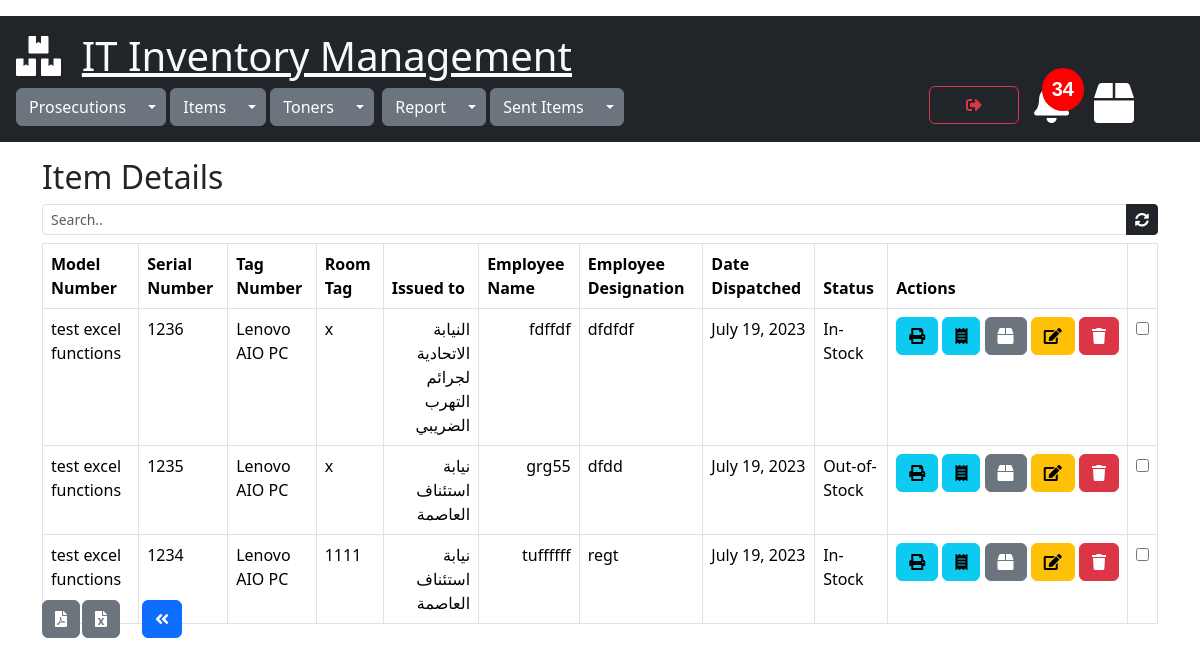
The app's page /items/view_items_details/168 (signed in), older data.
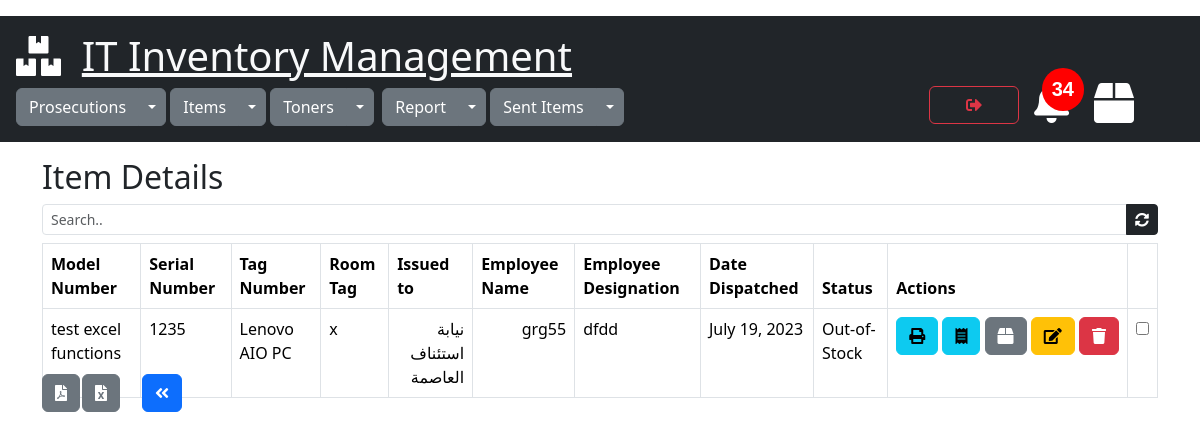
The same page, newer data.
### items/models.py (models this page shows)
class ItemDetails(models.Model):
    STATUS = [
        ('In-Stock', 'In-Stock'),
        ('Out-of-Stock', 'Out-of-Stock'),
        ('issued-to', 'issued-to')
    ]
    serial_no = models.CharField(max_length=500, null=True)
    tag_no = models.CharField(max_length=500, null=True)
    room_tag = models.CharField(max_length=500, null=True)
    status = models.CharField(max_length=30, default='In-stock', choices=STATUS)
    model_no = models.ForeignKey(Items, on_delete=models.CASCADE)
    issued_to = models.ForeignKey(Prosecutions, on_delete=models.CASCADE)
    employee_name = models.CharField(max_length=500, null=True)
    employee_designation = models.CharField(max_length=500, null=True)
    created = models.DateTimeField(default=timezone.now)
    date_dispatched = models.DateTimeField(default=timezone.now)
    cart_item = GenericRelation(CartItem, related_query_name='itemdetails')
    class Meta:
        ordering = ['-date_dispatched']

class Items(models.Model):
    model_no = models.CharField(max_length=300, null=True)
    description = models.CharField(max_length=500, null=True)
    total_qty = models.PositiveIntegerField(default=0, null=True)
    remaining_qty = models.PositiveIntegerField(default=0, null=True)
    created = models.DateTimeField(default=timezone.now)

### prosecutions/models.py (models this page shows)
class Prosecutions(models.Model):
    name = models.CharField(max_length=255)
    location = models.CharField(max_length=300,default="none")
    created = models.DateTimeField(default=timezone.now)

### items/views.py (the view)
# urls.py: path('view_items_details/<int:id>', views.view_items_details, name='view_items_details'),
@cache_control(no_cache=True, must_revalidate=True,no_store=True)
@login_required(login_url="login")
def view_items_details(request, id):
    itemdetails = ItemDetails.objects.filter(model_no=id)
    cartitem = CartItem.objects.all()
    joined_ids = [(o.object_id, o.content_type_id) for o in cartitem]
    itemdetails_content_type = ContentType.objects.get(app_label='items', model='itemdetails')
    content_type_id = itemdetails_content_type.id
    joined_ids = json.dumps(joined_ids)
    data_calc_cart_total = calc_cart_total(request)
    cart_total = data_calc_cart_total['cart_total']
    data_calc_toner_stock_alert = calc_toner_stock_alert(request)
    toner_stock_alert = data_calc_toner_stock_alert['toner_stock_alert_count']
    toner_under_fifteen = data_calc_toner_stock_alert['tonerstock']
    context = {"itemdetails": itemdetails, "joined_ids": joined_ids, "content_type_id": content_type_id,"item_id":id,"total":cart_total,
               "toner_stock_alert":toner_stock_alert,"toner_under_fifteen":toner_under_fifteen}
    return render(request, 'view_items_details.html', context)

### sent_items/utils.py (called while the page is built)
def get_total_cart_items(cart):
    cartitem = cart.cartitem_set.filter(selected=False, dispatched=False)
    total = cartitem.count()
    return total

def calc_cart_total(request):
    customer, created = Customer.objects.get_or_create(user=request.user)
    cart, created = Cart.objects.get_or_create(customer=customer, complete=False)
    items_in_cart = cart.cartitem_set.filter(selected=False, dispatched=False)
    cart_total = get_total_cart_items(cart)
    return {'cart_total':cart_total,'user_cart':cart,'items_in_cart':items_in_cart}

### toners/utils.py (called while the page is built)
def calc_toner_stock_alert(request):
    tonerstock=Toners.objects.filter(remaining_qty__lte=15)
    toner_stock_alert_count=tonerstock.count()
    return {"toner_stock_alert_count":toner_stock_alert_count,"tonerstock":tonerstock }

### items/templates/view_items_details.html (shortened to what this page needs)
{% extends 'mainpage.html' %}
{% load static %}
{% block content %}
<div class="container" xmlns="">
  <h2>Item Details</h2>
  <div class="input-group input-group-sm mb-2">
        <input class="form-control" id="search" type="text" placeholder="Search.." >
        <a href="{% url 'view_items_details' item_id %}" id="item_id" data-value="{{item_id}}" class="btn btn-dark btn-sm"><i class="fas fa-sync-alt"></i></a>
  </div>
  <div class="table-responsive">
      <table class="table table-bordered auto-width-table" id="myTable">
          <thead>
          <tr>
              <th>Model Number</th>
              <th>Serial Number</th>
              <th>Tag Number</th>
              <th>Room Tag </th>
              <th>Issued to</th>
              <th>Employee Name</th>
              <th>Employee Designation</th>
              <th>Date Dispatched</th>
              <th>Status</th>
              <th>Actions</th>
              <th></th>
          </tr>
          </thead>
          <tbody>
          {% for detail in itemdetails %}
          <tr id="{{detail.id}}" data-id="{{ detail.id }}">
              <td>{{detail.model_no.model_no}}</td>
              <td>{{detail.serial_no}}</td>
              <td>{{detail.tag_no}}</td>
              <td>{{detail.room_tag}}</td>
              <td class="right-to-left-text">{{detail.issued_to.name}}</td>
              <td class="right-to-left-text">{{detail.employee_name}}</td>
              <td >{{detail.employee_designation}}</td>
              <td>{{detail.date_dispatched.date}}</td>
              <td>{{detail.status}}</td>
              <td>
                  <div class="button-container">
                      <a href="{% url 'print_issue_vouchers' detail.id %}" target="_blank" rel="noopener noreferrer"
                         class="btn btn-info " data-bs-toggle="tooltip" data-bs-placement="bottom"
                         title="Print Issue Voucher"><i class="fas fa-print"></i></a>
                      <a href="{% url 'print_item_sent_invoice' detail.id %}" target="_blank" rel="noopener noreferrer"
                         class="btn btn-info " data-bs-toggle="tooltip" data-bs-placement="bottom"
                         title="Print Invoice"><i class="fas fa-receipt"></i></a>
                      <button onclick="getCartData('{{detail.id}}','add')" data-detail="{{detail.id}}" data-action="add"
                              class="btn btn-secondary addtodispatch" data-bs-toggle="tooltip"
                              data-bs-placement="bottom" title="Add To Dispatch"><i class="fas fa-box"></i></button>
                      <a href="{% url 'edit_item_details_form' detail.id %}" class="btn btn-warning"
                         data-bs-toggle="tooltip" data-bs-placement="bottom" title="Edit"><i
                              class="fas fa-edit"></i></a>
                      <a class="btn btn-danger" data-bs-toggle="modal"
                         data-bs-target="#delete-modal{{ detail.pk }}" data-bs-toggle="tooltip"
                         data-bs-placement="bottom" title="Delete"><i class="fas fa-trash"></i></a>
                  </div>
              </td>
              <td><input type="checkbox" name="detail_id[]" value="{{detail.id}}" id="bulk_delete_detail"></td>
          </tr>
          {% endfor %}
          </tbody>
      </table>
      <a href="{% url 'itemdetails_export_topdf' item_id %}"  rel="noopener noreferrer"  class="btn btn-secondary" id="btn-exporttopdf" data-bs-toggle="tooltip" data-bs-placement="bottom" title="export to pdf"><i class="fas fa-file-pdf"></i></a>
      <a href="{% url 'itemdetails_export_toexcel' item_id %}" target="_blank" rel="noopener noreferrer" class="btn btn-secondary" id="btn-exporttocsv" data-bs-toggle="tooltip" data-bs-placement="bottom" title="export to csv"><i class="fas fa-file-excel"></i></a>
      <a href="{% url 'view_items' %}" class="btn btn-primary" id="btn-back-to-viewitems" data-bs-toggle="tooltip" data-bs-placement="bottom" title="Back-to-viewitems"><i class="fas fa-angle-double-left"></i></a>
  </div>
</div>
{% endblock %}

Row changes from the older to the newer data that the page shows:
removed ItemDetails: model_no.model_no "test excel functions", serial_no "1236", tag_no "Lenovo AIO PC", room_tag "x", issued_to.name "النيابة الاتحادية لجرائم التهرب الضريبي", employee_name "fdffdf", employee_designation "dfdfdf", date_dispatched "July 19, 2023", status "In-Stock"
removed ItemDetails: model_no.model_no "test excel functions", serial_no "1234", tag_no "Lenovo AIO PC", room_tag "1111", issued_to.name "نيابة استئناف العاصمة", employee_name "tuffffff", employee_designation "regt", date_dispatched "July 19, 2023", status "In-Stock"
